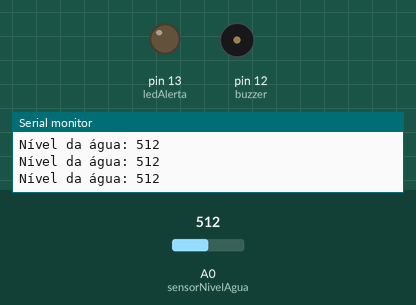
This sketch was run on a simulated Arduino Uno, built with avr-gcc and run on an emulated ATmega328P. Parts: output pins drawn as LEDs (lit = HIGH), buzzer (waves = sounding), the last lines printed to the serial monitor. The test bench sets the inputs (shaded band); at power-on: A0 (sensorNivelAgua) = 512.

Above: at 1.3 s.
1.4 s: A0 (sensorNivelAgua) set to 691
2.9 s: A0 (sensorNivelAgua) set to 717
At 4.2 s:
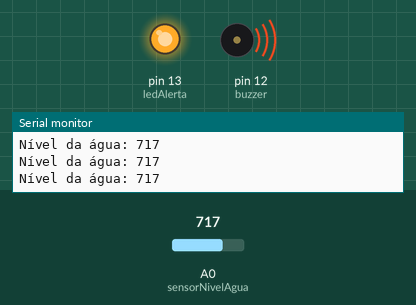
4.5 s: A0 (sensorNivelAgua) set to 690
At 5.4 s:
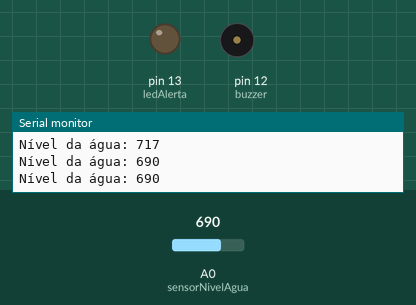
6.0 s: A0 (sensorNivelAgua) set to 710
At 6.6 s:
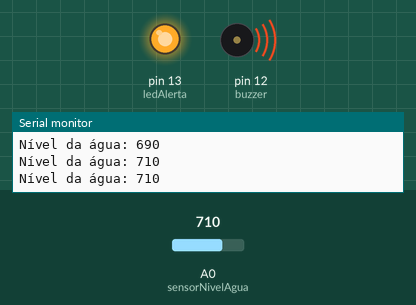
Timing chart, 0 to 8.5 s (numbered marks = the images above; inputs shaded):
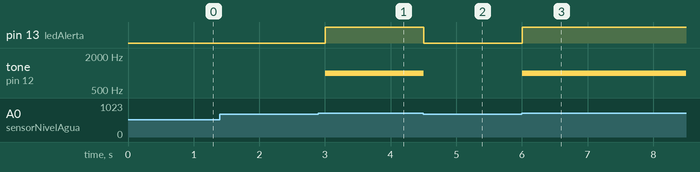

Measured:
- the behaviour switches between 700 and 701 on A0 (sensorNivelAgua) (found by bisection; images 0 and 1)
- after the input at 2.9 s, pin 13 (ledAlerta): LOW → HIGH after 0.10 s; tone on pin 12 (buzzer): silent → 1000 Hz after 0.10 s
- after the input at 4.5 s, pin 13 (ledAlerta): HIGH → LOW at once; tone on pin 12 (buzzer): 1000 Hz → silent at once
- after the input at 6.0 s, pin 13 (ledAlerta): LOW → HIGH at once; tone on pin 12 (buzzer): silent → 1000 Hz at once

The sketch:

FloodTrackSolutions.ino
```cpp
/*
  Projeto: Flood Track Solutions
  Objetivo: Detectar nível de água e emitir alerta visual e sonoro em caso de enchente.
  Componentes:
    - Potenciômetro simulando sensor de nível de água
    - LED vermelho (alerta visual)
    - Buzzer (alerta sonoro)
    - Arduino Uno
*/

const int sensorNivelAgua = A0; // Potenciômetro simulando sensor de nível de água
const int ledAlerta = 13;       // LED vermelho
const int buzzer = 12;          // Buzzer

void setup() {
  pinMode(ledAlerta, OUTPUT);
  pinMode(buzzer, OUTPUT);
  Serial.begin(9600);
}

void loop() {
  int nivel = analogRead(sensorNivelAgua); // Leitura do sensor
  Serial.print("Nível da água: ");
  Serial.println(nivel);

  // Definindo o limite para alerta de enchente
  if (nivel > 700) {
    digitalWrite(ledAlerta, HIGH); // Acende LED
    tone(buzzer, 1000);            // Emite som no buzzer
  } else {
    digitalWrite(ledAlerta, LOW);  // Apaga LED
    noTone(buzzer);                // Desliga buzzer
  }

  delay(500); // Aguarda meio segundo antes da próxima leitura
}
```
